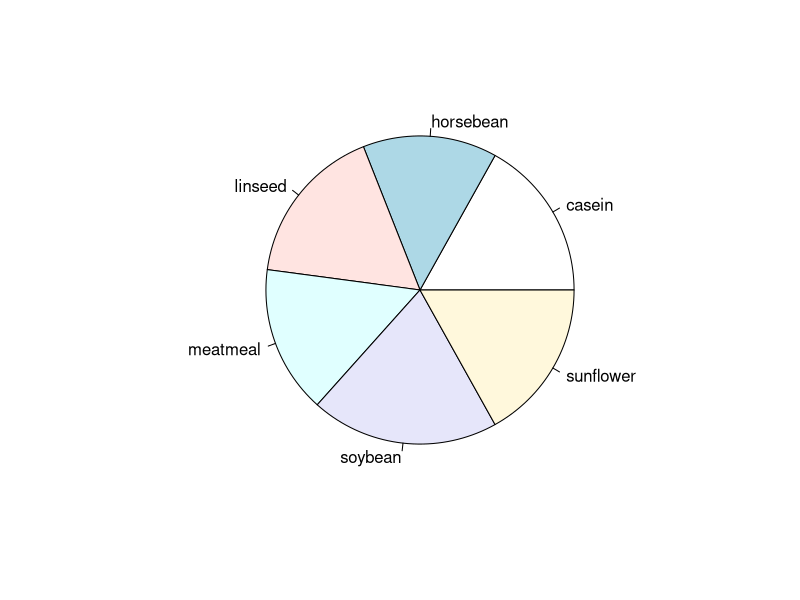
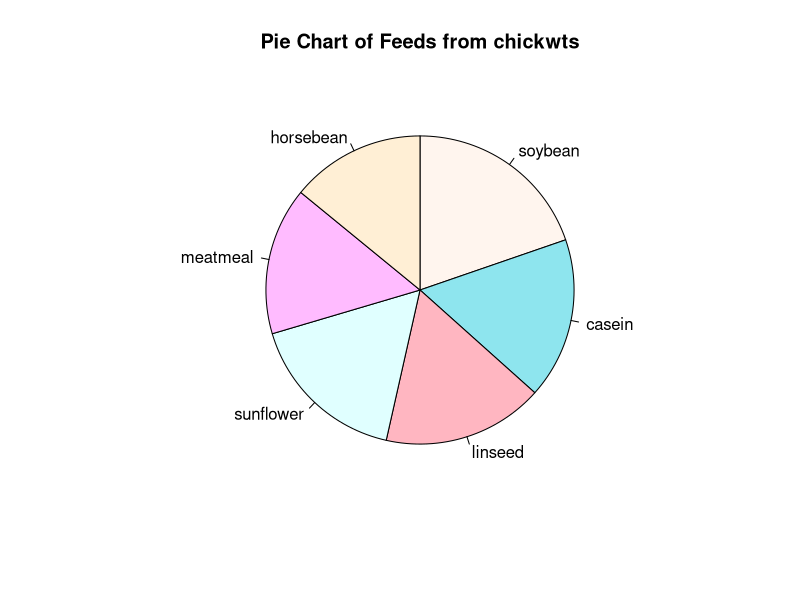
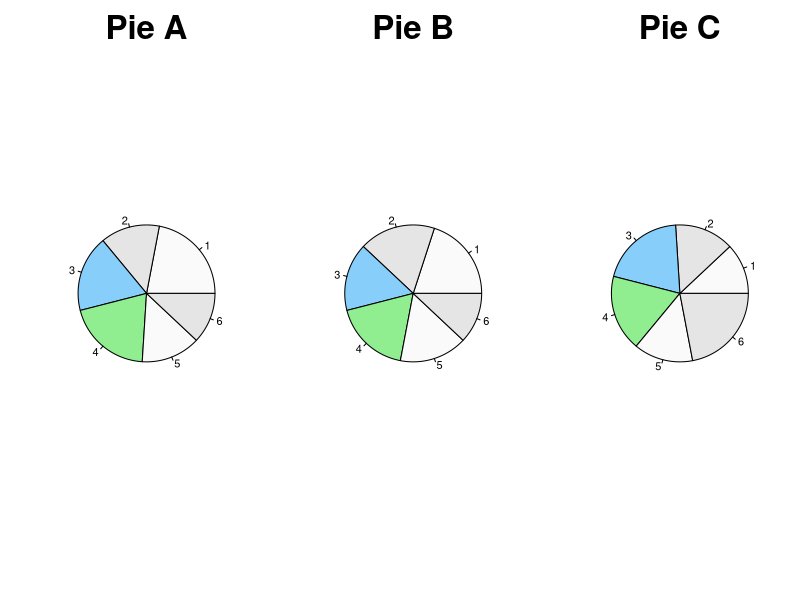
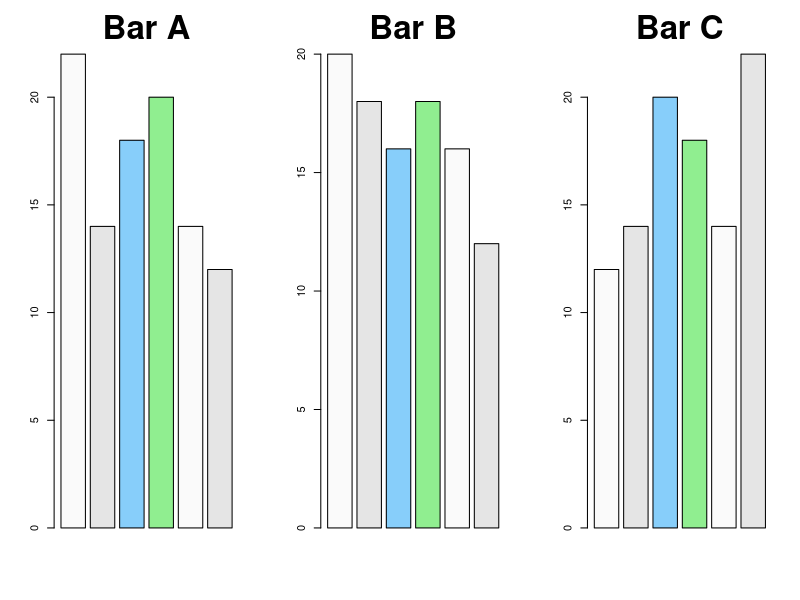

Source code (R) for these figures, in order: (Note: this script raises an error after producing the figures.)
# R Statistics Essential Training
# Ex02_02
# Creating pie charts for categorical variables

# LOAD DATASETS PACKAGE
require("datasets")

# ONE ROW PER CASE
data(chickwts)

# Create a table with frequencies
feeds <- table(chickwts$feed)
feeds

# Make the pie chart with the defaults
pie(feeds)
?pie

# Modify the pie chart
pie(feeds[order(feeds, decreasing = TRUE)],
    init.angle = 90,   # Starts as 12 o'clock instead of 3
    clockwise = TRUE,  # Default is FALSE
    col = c("seashell", "cadetblue2", "lightpink", "lightcyan", "plum1", "papayawhip"),
    main = "Pie Chart of Feeds from chickwts")

# THE PROBLEM WITH PIE CHARTS
# Three data sets
pie.a <- c(22, 14, 18, 20, 14, 12)
pie.b <- c(20, 18, 16, 18, 16, 12)
pie.c <- c(12, 14, 20, 18, 14, 22)

# Changing graphical parameters for a minute
oldpar <- par()   # Stores old graphical parameters
par(mfrow    = c(1, 3),  # Num. rows/cols
    cex.main = 3)   #  Main title 3x bigger
colors <- c("grey98", "grey90", "lightskyblue", "lightgreen", "grey98", "grey90")
?colors

# Three pie charts side by side
# Is the green slice or blue slice bigger?
pie(pie.a, main = "Pie A", col = colors)
pie(pie.b, main = "Pie B", col = colors)
pie(pie.c, main = "Pie C", col = colors)

# Three bar charts side by side
# Is the green bar or blue bar bigger?
barplot(pie.a, main = "Bar A", col = colors)
barplot(pie.b, main = "Bar B", col = colors)
barplot(pie.c, main = "Bar C", col = colors)

# CONCLUSION
# From R help on pie charts:
?pie

# Pie charts are a very bad way of displaying information.
# The eye is good at judging linear measures and bad at
# judging relative areas. A bar chart or dot chart is a
# preferable way of displaying this type of data.
# 
# Cleveland (1985), page 264: “Data that can be shown by
# pie charts always can be shown by a dot chart. This means
# that judgements of position along a common scale can be
# made instead of the less accurate angle judgements.”
# This statement is based on the empirical investigations
# of Cleveland and McGill as well as investigations by
# perceptual psychologists.

par(oldpar)  # Restore old graphical parameters
# Note that cin, cra, csi, cxy, and din are read-only
# parameters that were written to oldpar but cannot be
# rewritten; just ignore the warning messages for these.
?par

rm(list = lm())  # Clean up
